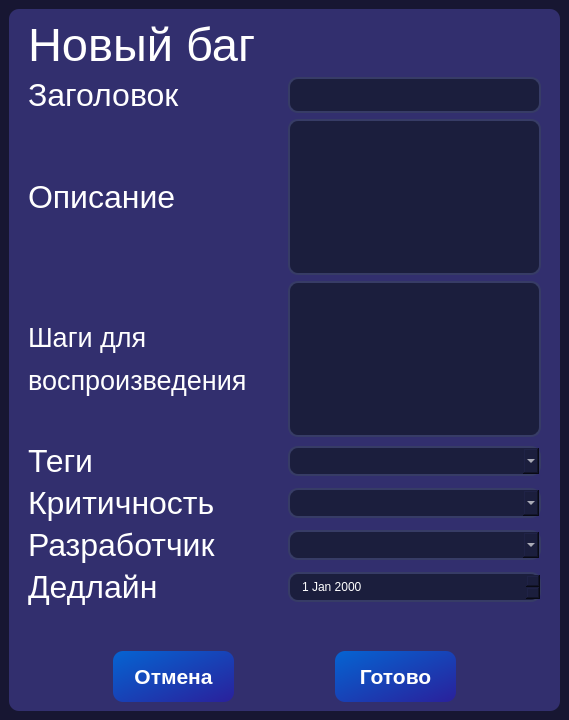
<?xml version="1.0" encoding="UTF-8"?>
<ui version="4.0">
 <class>new_bag_card</class>
 <widget class="QMainWindow" name="new_bag_card">
  <property name="geometry">
   <rect>
    <x>0</x>
    <y>0</y>
    <width>569</width>
    <height>720</height>
   </rect>
  </property>
  <property name="minimumSize">
   <size>
    <width>551</width>
    <height>720</height>
   </size>
  </property>
  <property name="maximumSize">
   <size>
    <width>98999</width>
    <height>99999</height>
   </size>
  </property>
  <property name="windowTitle">
   <string>Новый отчет</string>
  </property>
  <property name="styleSheet">
   <string notr="true">background-color: #171632;</string>
  </property>
  <widget class="QWidget" name="centralwidget">
   <property name="minimumSize">
    <size>
     <width>551</width>
     <height>720</height>
    </size>
   </property>
   <property name="maximumSize">
    <size>
     <width>786687</width>
     <height>99999</height>
    </size>
   </property>
   <layout class="QGridLayout" name="gridLayout_3">
    <property name="leftMargin">
     <number>0</number>
    </property>
    <property name="topMargin">
     <number>0</number>
    </property>
    <property name="rightMargin">
     <number>0</number>
    </property>
    <property name="bottomMargin">
     <number>0</number>
    </property>
    <property name="spacing">
     <number>0</number>
    </property>
    <item row="0" column="0">
     <widget class="QFrame" name="frame_5">
      <property name="minimumSize">
       <size>
        <width>551</width>
        <height>702</height>
       </size>
      </property>
      <property name="maximumSize">
       <size>
        <width>551</width>
        <height>702</height>
       </size>
      </property>
      <property name="contextMenuPolicy">
       <enum>Qt::NoContextMenu</enum>
      </property>
      <property name="styleSheet">
       <string notr="true">background: #322F6E;
border-radius: 10px;</string>
      </property>
      <property name="frameShape">
       <enum>QFrame::StyledPanel</enum>
      </property>
      <property name="frameShadow">
       <enum>QFrame::Raised</enum>
      </property>
      <layout class="QGridLayout" name="gridLayout_2">
       <item row="2" column="0">
        <layout class="QHBoxLayout" name="horizontalLayout_8">
         <item>
          <widget class="QPushButton" name="pushButton_2">
           <property name="minimumSize">
            <size>
             <width>121</width>
             <height>51</height>
            </size>
           </property>
           <property name="maximumSize">
            <size>
             <width>121</width>
             <height>51</height>
            </size>
           </property>
           <property name="styleSheet">
            <string notr="true">background-color: qlineargradient(spread:pad, x1:0, y1:0, x2:1, y2:1, stop:0 rgba(5, 100, 210, 255), stop:1 rgba(42, 32, 155, 255));
border-radius: 10px;
color: white;
font-weight: 800;
font-size: 21px;</string>
           </property>
           <property name="text">
            <string>Отмена</string>
           </property>
          </widget>
         </item>
         <item>
          <widget class="QPushButton" name="pushButton">
           <property name="minimumSize">
            <size>
             <width>121</width>
             <height>51</height>
            </size>
           </property>
           <property name="maximumSize">
            <size>
             <width>121</width>
             <height>51</height>
            </size>
           </property>
           <property name="styleSheet">
            <string notr="true">background-color: qlineargradient(spread:pad, x1:0, y1:0, x2:1, y2:1, stop:0 rgba(5, 100, 210, 255), stop:1 rgba(42, 32, 155, 255));
border-radius: 10px;
color: white;
font-weight: 800;
font-size: 21px;</string>
           </property>
           <property name="text">
            <string>Готово</string>
           </property>
          </widget>
         </item>
        </layout>
       </item>
       <item row="0" column="0">
        <layout class="QGridLayout" name="gridLayout">
         <property name="leftMargin">
          <number>10</number>
         </property>
         <property name="rightMargin">
          <number>10</number>
         </property>
         <item row="0" column="0">
          <layout class="QVBoxLayout" name="verticalLayout">
           <item>
            <widget class="QLabel" name="label">
             <property name="styleSheet">
              <string notr="true">font-size: 35pt;
color: white;</string>
             </property>
             <property name="text">
              <string>Новый баг</string>
             </property>
            </widget>
           </item>
           <item>
            <layout class="QHBoxLayout" name="horizontalLayout_7">
             <item>
              <widget class="QLabel" name="label_2">
               <property name="styleSheet">
                <string notr="true">font-size: 24pt;
color: white;</string>
               </property>
               <property name="text">
                <string>Заголовок</string>
               </property>
              </widget>
             </item>
             <item>
              <widget class="QLineEdit" name="lineEdit">
               <property name="minimumSize">
                <size>
                 <width>0</width>
                 <height>0</height>
                </size>
               </property>
               <property name="maximumSize">
                <size>
                 <width>253</width>
                 <height>40</height>
                </size>
               </property>
               <property name="font">
                <font>
                 <pointsize>12</pointsize>
                </font>
               </property>
               <property name="cursor">
                <cursorShape>IBeamCursor</cursorShape>
               </property>
               <property name="mouseTracking">
                <bool>true</bool>
               </property>
               <property name="styleSheet">
                <string notr="true">QLineEdit{
border: 2px solid #373C66;
color: white;
border-radius: 10px;
padding: 5px 10px;
outline: none;
background: #1B1E3D;
}

</string>
               </property>
               <property name="alignment">
                <set>Qt::AlignLeading|Qt::AlignLeft|Qt::AlignVCenter</set>
               </property>
               <property name="placeholderText">
                <string/>
               </property>
              </widget>
             </item>
            </layout>
           </item>
           <item>
            <layout class="QHBoxLayout" name="horizontalLayout_6">
             <item>
              <widget class="QLabel" name="label_3">
               <property name="styleSheet">
                <string notr="true">font-size: 24pt;
color: white;</string>
               </property>
               <property name="text">
                <string>Описание</string>
               </property>
              </widget>
             </item>
             <item>
              <widget class="QTextEdit" name="textEdit">
               <property name="maximumSize">
                <size>
                 <width>253</width>
                 <height>156</height>
                </size>
               </property>
               <property name="styleSheet">
                <string notr="true">border: 2px solid #373C66;
color: white;
border-radius: 10px;
padding: 5px 10px;
outline: none;
background: #1B1E3D;</string>
               </property>
              </widget>
             </item>
            </layout>
           </item>
           <item>
            <layout class="QHBoxLayout" name="horizontalLayout_5">
             <item>
              <layout class="QVBoxLayout" name="verticalLayout_2">
               <property name="spacing">
                <number>6</number>
               </property>
               <item>
                <widget class="QLabel" name="label_4">
                 <property name="styleSheet">
                  <string notr="true">font-size: 20pt;
color: white;</string>
                 </property>
                 <property name="text">
                  <string>&lt;html&gt;&lt;head/&gt;&lt;body&gt;&lt;p&gt;&lt;span style=&quot; font-size:20pt;&quot;&gt;Шаги для&lt;/span&gt;&lt;/p&gt;&lt;p&gt;&lt;span style=&quot; font-size:20pt;&quot;&gt;воспроизведения&lt;/span&gt;&lt;/p&gt;&lt;/body&gt;&lt;/html&gt;</string>
                 </property>
                </widget>
               </item>
              </layout>
             </item>
             <item>
              <widget class="QTextEdit" name="textEdit_2">
               <property name="maximumSize">
                <size>
                 <width>253</width>
                 <height>156</height>
                </size>
               </property>
               <property name="styleSheet">
                <string notr="true">border: 2px solid #373C66;
color: white;
border-radius: 10px;
padding: 5px 10px;
outline: none;
background: #1B1E3D;</string>
               </property>
              </widget>
             </item>
            </layout>
           </item>
           <item>
            <layout class="QHBoxLayout" name="horizontalLayout_4">
             <item>
              <widget class="QLabel" name="label_6">
               <property name="styleSheet">
                <string notr="true">font-size: 24pt;
color: white;</string>
               </property>
               <property name="text">
                <string>Теги</string>
               </property>
              </widget>
             </item>
             <item>
              <widget class="QComboBox" name="comboBox">
               <property name="styleSheet">
                <string notr="true">border: 2px solid #373C66;
color: white;
border-radius: 10px;
padding: 5px 10px;
outline: none;
background: #1B1E3D;</string>
               </property>
              </widget>
             </item>
            </layout>
           </item>
           <item>
            <layout class="QHBoxLayout" name="horizontalLayout_3">
             <item>
              <widget class="QLabel" name="label_7">
               <property name="styleSheet">
                <string notr="true">font-size: 24pt;
color: white;</string>
               </property>
               <property name="text">
                <string>Критичность</string>
               </property>
              </widget>
             </item>
             <item>
              <widget class="QComboBox" name="comboBox_2">
               <property name="styleSheet">
                <string notr="true">border: 2px solid #373C66;
color: white;
border-radius: 10px;
padding: 5px 10px;
outline: none;
background: #1B1E3D;</string>
               </property>
              </widget>
             </item>
            </layout>
           </item>
           <item>
            <layout class="QHBoxLayout" name="horizontalLayout_2">
             <item>
              <widget class="QLabel" name="label_8">
               <property name="styleSheet">
                <string notr="true">font-size: 24pt;
color: white;</string>
               </property>
               <property name="text">
                <string>Разработчик</string>
               </property>
              </widget>
             </item>
             <item>
              <widget class="QComboBox" name="comboBox_3">
               <property name="styleSheet">
                <string notr="true">border: 2px solid #373C66;
color: white;
border-radius: 10px;
padding: 5px 10px;
outline: none;
background: #1B1E3D;</string>
               </property>
              </widget>
             </item>
            </layout>
           </item>
           <item>
            <layout class="QHBoxLayout" name="horizontalLayout">
             <item>
              <widget class="QLabel" name="label_9">
               <property name="styleSheet">
                <string notr="true">font-size: 24pt;
color: white;</string>
               </property>
               <property name="text">
                <string>Дедлайн</string>
               </property>
              </widget>
             </item>
             <item>
              <widget class="QDateEdit" name="dateEdit">
               <property name="styleSheet">
                <string notr="true">border: 2px solid #373C66;
color: white;
border-radius: 10px;
padding: 5px 10px;
outline: none;
background: #1B1E3D;</string>
               </property>
              </widget>
             </item>
            </layout>
           </item>
          </layout>
         </item>
        </layout>
       </item>
       <item row="1" column="0">
        <spacer name="verticalSpacer">
         <property name="orientation">
          <enum>Qt::Vertical</enum>
         </property>
         <property name="sizeHint" stdset="0">
          <size>
           <width>20</width>
           <height>40</height>
          </size>
         </property>
        </spacer>
       </item>
      </layout>
     </widget>
    </item>
   </layout>
  </widget>
 </widget>
 <resources/>
 <connections/>
</ui>
